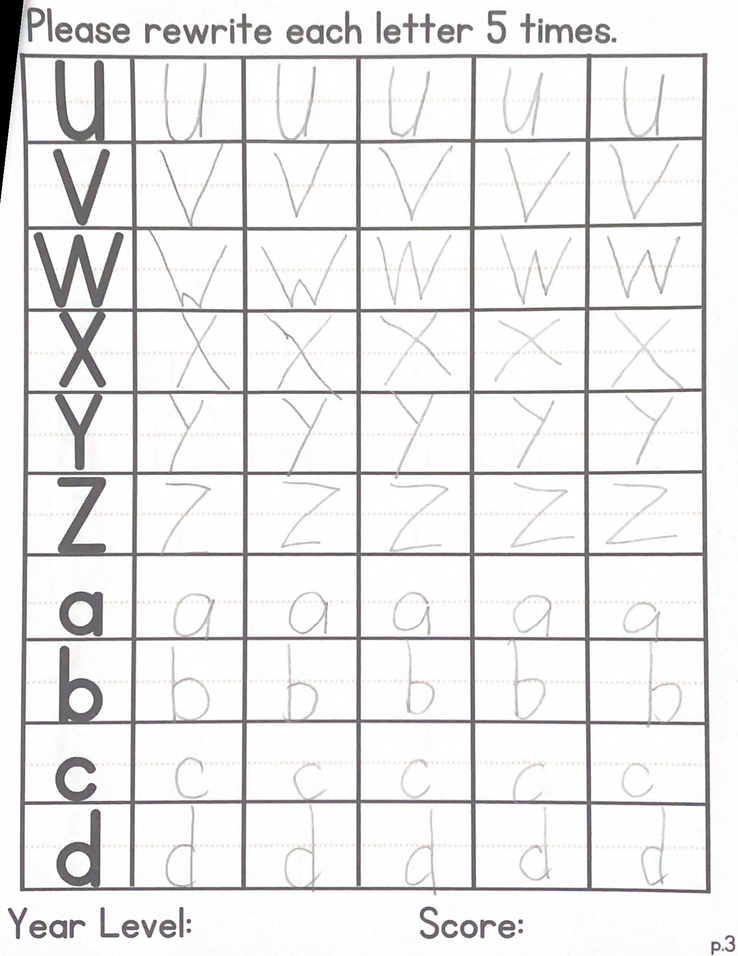
#> input picture letara_site/2_sift_somehow_works.png, 738 x 956 px, shrunk from 1545 x 2000 before the run
$ python -i image_processing.py   (imports and definitions only)
#> lines starting #> are read from the running program, lines starting #| are printed output that depends on the picture; after the words box and inside, x2 and y2 are one past the last pixel; in counts of white or black regions, pixels touching at a corner belong together
"""
Image processing utilities for worksheet scanning
"""
from PIL import Image, ImageFilter, ImageOps
import numpy as np

class BoundaryDetector:
    """Detect document boundaries in images"""

    # [73 lines left out: functions detect_document_bounds, get_default_bounds, not called in this run]

    @staticmethod
    def detect_using_contours(image_path):
        """
        Advanced detection using OpenCV contours
        Requires: pip install opencv-python
        """
#> called with image_path = '../2_sift_somehow_works.png'
        try:
            import cv2

            # Read image
            img = cv2.imread(str(image_path))
#> img is the input picture: shape (956, 738, 3); mean B, G, R 235.1, 234.8, 235.5
            if img is None:
                # Fallback to PIL
                pil_img = Image.open(image_path)
                return BoundaryDetector.get_default_bounds(pil_img)

            height, width = img.shape[:2]
#> height = 956; width = 738

            # Convert to grayscale
            gray = cv2.cvtColor(img, cv2.COLOR_BGR2GRAY)

            # Apply Gaussian blur
            blurred = cv2.GaussianBlur(gray, (5, 5), 0)

            # Edge detection
            edges = cv2.Canny(blurred, 50, 150)
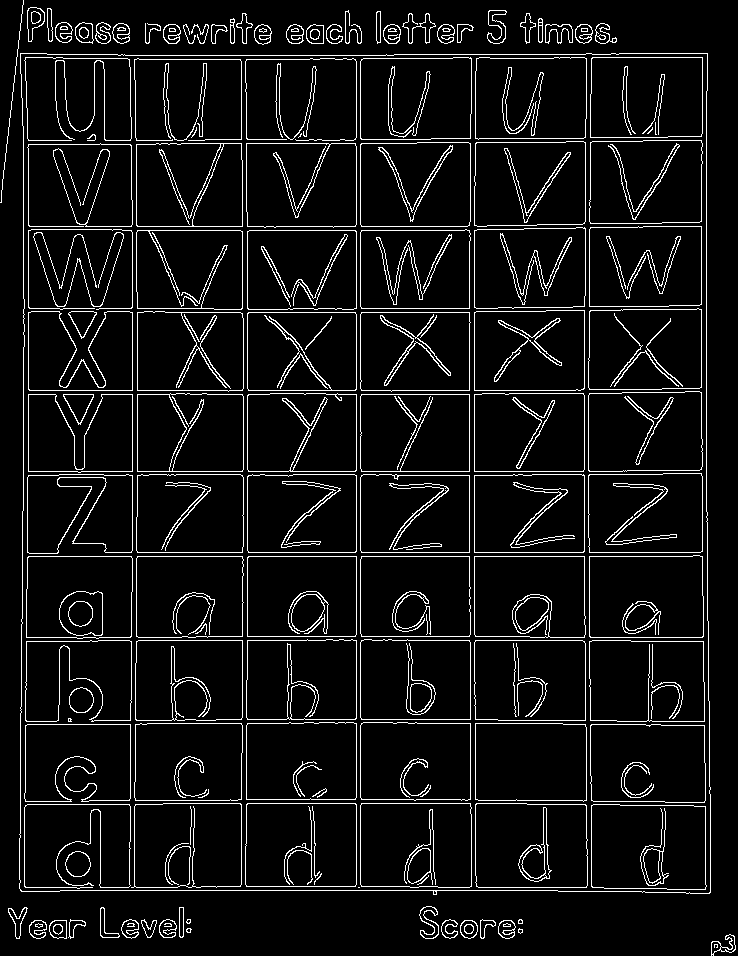
#> edges: shape (956, 738); 7.1% white in thin lines or dots

            # Find contours
            contours, _ = cv2.findContours(edges, cv2.RETR_EXTERNAL, cv2.CHAIN_APPROX_SIMPLE)
#> contours = 50 contours, 9 with area under 20; largest, box (x1, y1, x2, y2) and area: (19, 53, 711, 895) 573088, (27, 7, 45, 42) 362, (487, 10, 507, 44) 312, (75, 22, 94, 44) 304, (306, 24, 324, 44) 290

            if contours:
                # Find the largest contour
                largest_contour = max(contours, key=cv2.contourArea)
#> largest_contour = contour of 123 points, box (x1, y1, x2, y2) (19, 53, 711, 895), area 573088

                # Get bounding rectangle
                x, y, w, h = cv2.boundingRect(largest_contour)
#> x = 19; y = 53; w = 692; h = 842

                # Check if contour is significant (> 10% of image area)
                contour_area = w * h
#> contour_area = 582664
                image_area = width * height
#> image_area = 705528

                if contour_area > image_area * 0.1:
                    return {
                        'x1': int(x),
                        'y1': int(y),
                        'x2': int(x + w),
                        'y2': int(y + h),
                        'detected': True
                    }

            # Fallback to default
            pil_img = Image.open(image_path)
            return BoundaryDetector.get_default_bounds(pil_img)

        except ImportError:
            # OpenCV not installed, use PIL method
            return BoundaryDetector.detect_document_bounds(image_path)
        except Exception as e:
            print(f"Contour detection error: {e}")
            pil_img = Image.open(image_path)
            return BoundaryDetector.get_default_bounds(pil_img)


class WorksheetProcessor:
    """Additional image processing utilities"""

    # [36 lines left out: function enhance_for_grading, not called in this run]

>>> result = BoundaryDetector().detect_using_contours('../2_sift_somehow_works.png')
#> result = {'x1': 19, 'y1': 53, 'x2': 711, 'y2': 895, 'detected': True}

$ run again, on letara_site/6,6_dilated_res.png
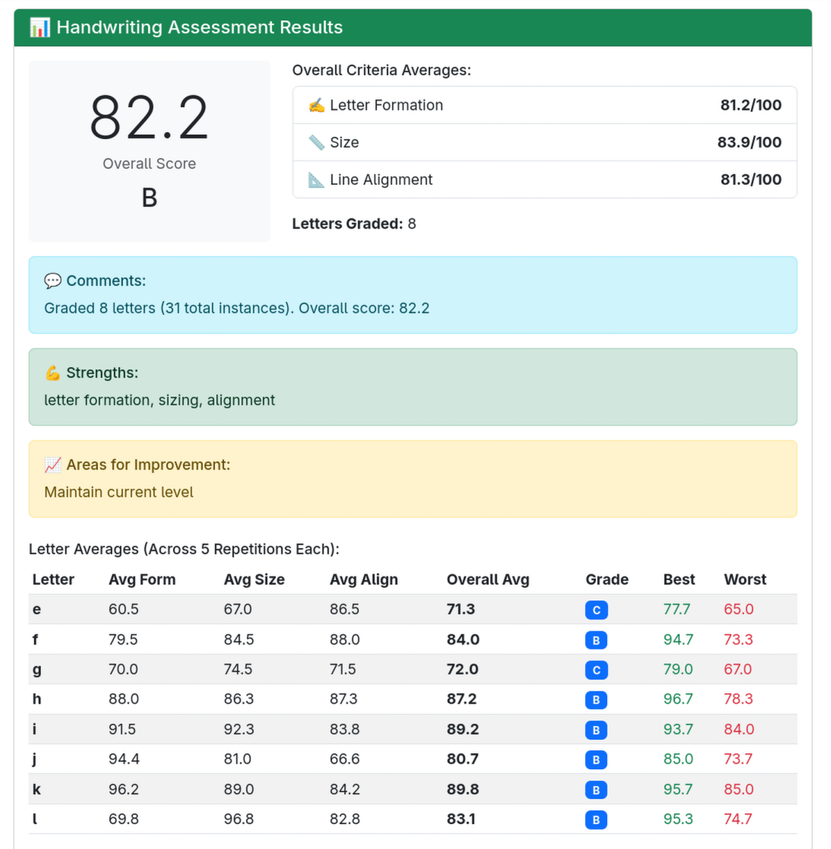
#> input picture letara_site/6,6_dilated_res.png, 831 x 849 px, shrunk from 1093 x 1117 before the run
#> in detect_using_contours, img is the input picture: shape (849, 831, 3); mean B, G, R 233.3, 238.1, 229.1
#> in detect_using_contours, `gray = cv2.cvtColor(img, cv2.COLOR_BGR2GRAY)`:
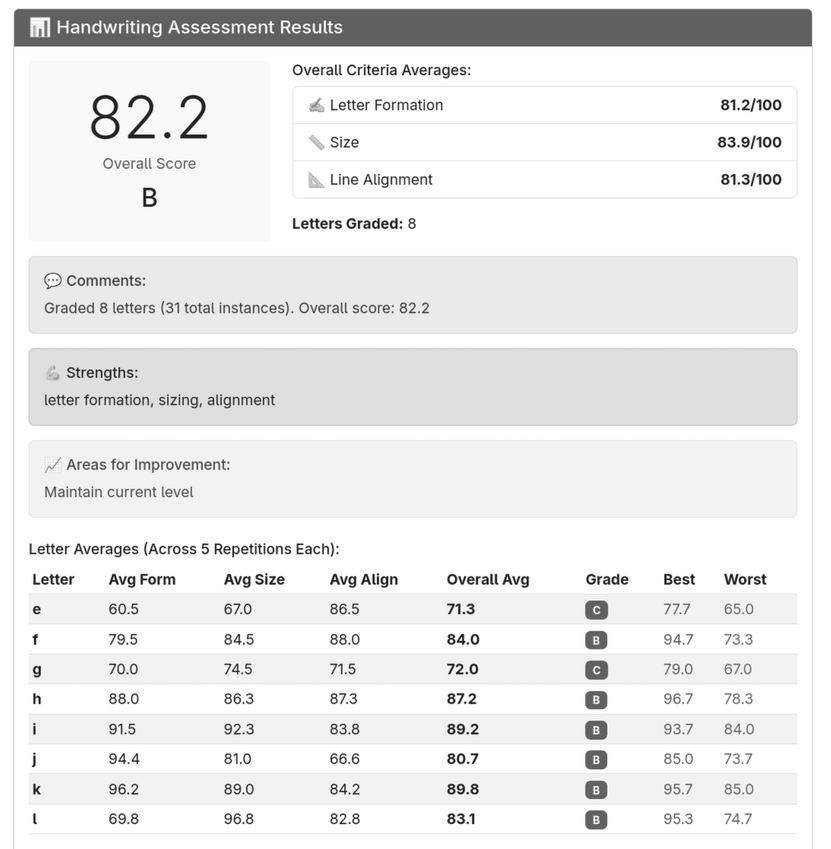
#> gray: shape (849, 831); min 0, max 255, mean 234.9
#> in detect_using_contours, `edges = cv2.Canny(blurred, 50, 150)`:
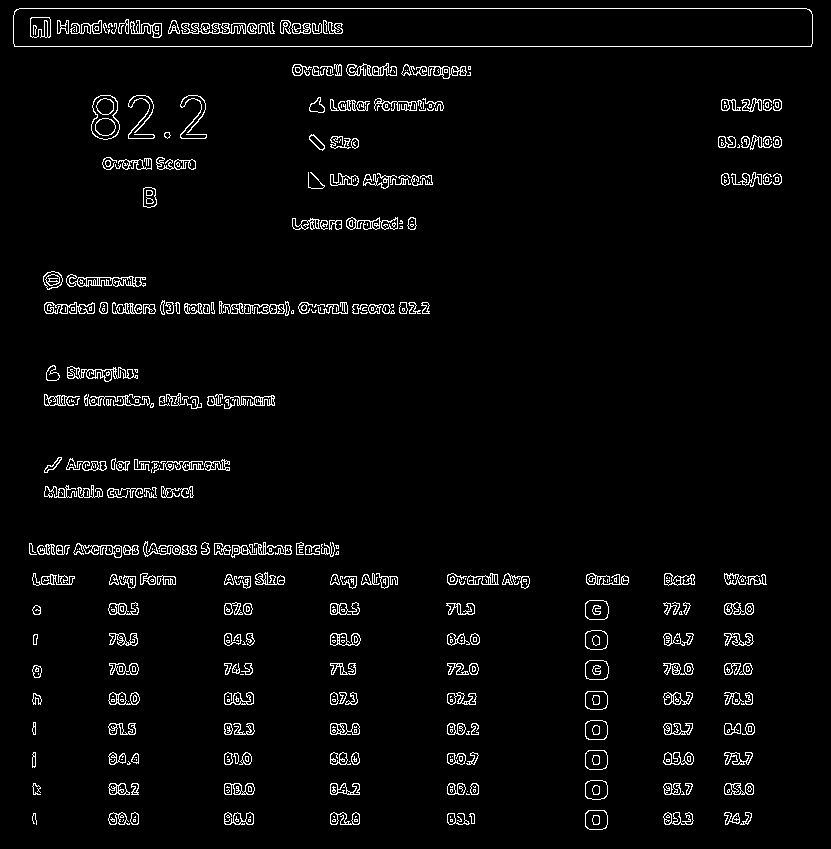
#> edges: shape (849, 831); 3.5% white in thin lines or dots
#> contours = 340 contours, 153 with area under 20; largest, box (x1, y1, x2, y2) and area: (13, 8, 813, 47) 30332, (91, 95, 120, 140) 983, (66, 274, 146, 287) 536, (67, 366, 138, 382) 434, (585, 660, 609, 680) 408
#> largest_contour = contour of 18 points, box (x1, y1, x2, y2) (13, 8, 813, 47), area 30332
#> x = 13; y = 8; w = 800; h = 39
#> contour_area = 31200
#> result = {'x1': 41, 'y1': 42, 'x2': 789, 'y2': 806, 'detected': False}
